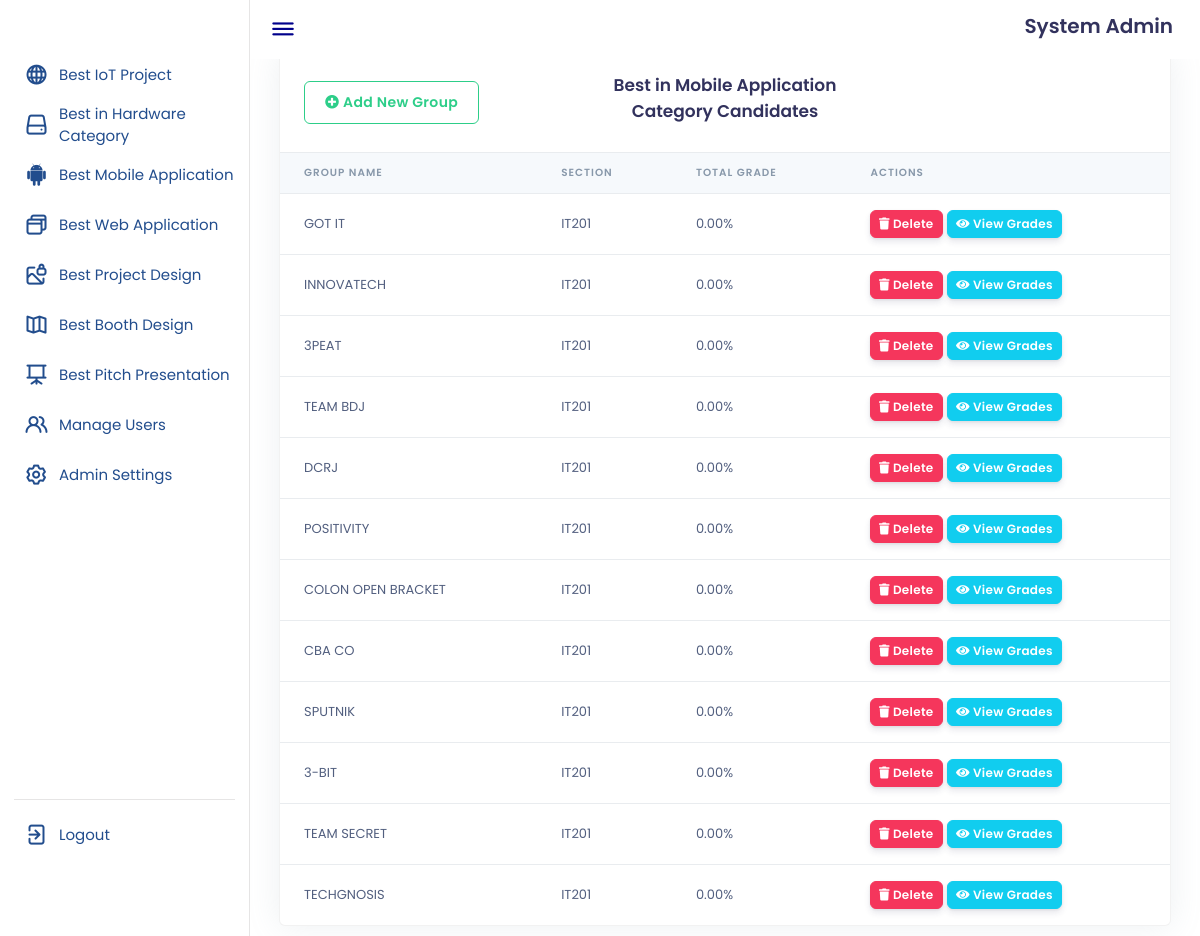
Page /admin_rubrics3.php (signed in) on the committed database.
### tables this page shows
CREATE TABLE `user` (
  `id` int(11) NOT NULL,
  `username` varchar(20) NOT NULL,
  `firstname` varchar(20) NOT NULL,
  `lastname` varchar(20) NOT NULL,
  `password` varchar(11) NOT NULL,
  `type` varchar(11) NOT NULL
);

CREATE TABLE `groups2` (
  `group2_id` int(11) NOT NULL,
  `group_id` int(11) NOT NULL
);

CREATE TABLE `groups` (
  `group_id` int(11) NOT NULL,
  `group_name` varchar(20) NOT NULL,
  `section` varchar(11) NOT NULL
);

### admin_rubrics3.php (the view, shortened to what this page needs)
<?php
$conn = OpenCon();
if(isset($_SESSION['username'])&& isset($_SESSION['password'])){
?>
<!DOCTYPE html>
<html lang="en">
<head>
    <link rel="stylesheet" href="css/admin.css">
    <link rel="stylesheet" href="https://unicons.iconscout.com/release/v4.0.0/css/line.css">
    <link href="assets/vendor/@fortawesome/fontawesome-free/css/all.min.css" rel="stylesheet">
    <link type="text/css" href="assets/css/argon.css?v=1.0.0" rel="stylesheet">
</head>
<body>
    <?php require('navbar.php');?>
    <section class="dashboard">
        <div class="top">
            <i class="uil uil-bars sidebar-toggle"></i>
            <div class="module__wrapper__form__content__title">
                                    <?php  $admin_id = $_SESSION['id'];
                                    $ret = "SELECT * FROM  user WHERE id = '$admin_id'";
                                    $stmt = $conn->prepare($ret);
                                    $stmt->execute();
                                    $res = $stmt->get_result();
                                    while ($aa = $res->fetch_object()) {
                                    ?>
                        <h2><?php echo $aa->firstname ?> <?php echo $aa->lastname ?></h2>
                        <?php } ?>
                    </div>
        </div>
        <div class = "margin">
        <div class="container-fluid mt--7">
            <div class="row mt-5">
                <div class="col-xl-12 mb-5 mb-xl-0">
                    <div class="card shadow">
                        <div class="card-header border-0">
                            <div class="row align-items-center">
                                    <div class="col">
                                    <a href = " " data-toggle="modal" data-target="#aModal" class="btn btn-outline-success ">
                                      <i class="fas fa-plus-circle"></i>
                                        Add New Group
                                    </a>
                                    </div>
                                    <div class = "col">
                                    <h3 style = "text-align:center;">Best in Mobile Application Category Candidates</h3>
                                    </div>
                                    <div class="col text-right">
                                    </div>
                            </div>
                        </div>
            <div class="table-responsive">
                            <table class="table align-items-center table-flush">
                                <thead class="thead-light">
                                    <tr>
                                        <th scope="col">Group Name</th>
                                        <th scope="col">Section</th>
                                        <th scope="col">Total Grade</th>
                                        <th scope="col">Actions</th>
                                    </tr>
                                </thead>
                                <tbody>
                                <?php $ret = "SELECT * FROM  groups2 INNER JOIN groups ON groups.group_id = groups2.group_id";
                                    $stmt = $conn->prepare($ret);
                                    $stmt->execute();
                                    $res = $stmt->get_result();
                                    while ($aa = $res->fetch_object()) {
                                      $sql = "SELECT AVG(grades2.total_grade) AS average_value
                                      FROM groups2
                                      INNER JOIN grades2 ON grades2.group_id = groups2.group2_id
                                      WHERE groups2.group_id = '$aa->group_id'";
                                      $result = mysqli_query($conn, $sql);
                                      $row = mysqli_fetch_assoc($result);
                                      if ($row) {
                                        $average_value = $row['average_value'];
                                    } else {
                                      $average_value = 0;
                                    }
                                    ?>
                                        <tr>
                                            <td><?php echo $aa->group_name ?></td>
                                            <td><?php echo $aa->section ?></td>
                                            <td><?php echo number_format($average_value,2) ?>%</td>
                                            <td>
                                            <a href="admin_rubrics2.php?delete=<?php echo $aa->group2_id ?>">
                                            <button class="btn btn-sm btn-danger">
                                                <i class="fas fa-trash"></i>
                                                Delete
                                            </button>
                                            </a>
                                            <a href="grades2.php?view=<?php echo $aa->group2_id ?>">
                                            <button class="btn btn-sm btn-info">
                                            <i class="fas fa-eye"></i>
                                            View Grades
                                            </button>
                                            </a>
                                        </td>
                                        </tr>
                                        <?php } ?>
                                </tbody>
                            </table>
            </div>
        </div>
        </div>
        </div>
        </div>
    </section>
</body>
</html>
<?php } ?>

### css/admin.css (style rules this page uses)
* { margin: 0; padding: 0; box-sizing: border-box; font-family: 'Poppins', sans-serif; }
:root { --primary-color: #224d8d; --panel-color: #FFF; --text-color: darkblue; --black-light-color: #224d8d; --border-color: #e6e5e5; --toggle-color: #fbfbfd; --box1-color: #3569b8; --box2-color: #ffecbf; --box3-color: #afafaf; --title-icon-color: #fff; --tran-05: all 0.5s ease; --tran-03: all 0.3s ease; --tran-03: all 0.2s ease; }
body { min-height: 100vh; background-color: var(--primary-color); }
.dashboard { position: relative; left: 250px; background-color: var(--panel-color); min-height: 100vh; width: calc(100% - 250px); padding: 10px 14px; transition: var(--tran-05); }
.dashboard .top { position: fixed; top: 0; left: 250px; display: flex; width: calc(100% - 250px); justify-content: space-between; align-items: center; padding: 10px 27px 10px 20px; background-color: var(--panel-color); transition: var(--tran-05); z-index: 10; }
.dashboard .top .sidebar-toggle { font-size: 26px; color: var(--text-color); cursor: pointer; }
.margin { margin-top: 15%; }

### rows in the picture
user: firstname "System", lastname "Admin"
groups2: group.group_name "GOT IT", group.section "IT201", average_value "0.00"
groups2: group.group_name "INNOVATECH", group.section "IT201", average_value "0.00"
groups2: group.group_name "3PEAT", group.section "IT201", average_value "0.00"
groups2: group.group_name "TEAM BDJ", group.section "IT201", average_value "0.00"
groups2: group.group_name "DCRJ", group.section "IT201", average_value "0.00"
groups2: group.group_name "POSITIVITY", group.section "IT201", average_value "0.00"
groups2: group.group_name "COLON OPEN BRACKET", group.section "IT201", average_value "0.00"
groups2: group.group_name "CBA CO", group.section "IT201", average_value "0.00"
groups2: group.group_name "SPUTNIK", group.section "IT201", average_value "0.00"
groups2: group.group_name "3-BIT", group.section "IT201", average_value "0.00"
groups2: group.group_name "TEAM SECRET", group.section "IT201", average_value "0.00"
groups2: group.group_name "TECHGNOSIS", group.section "IT201", average_value "0.00"
